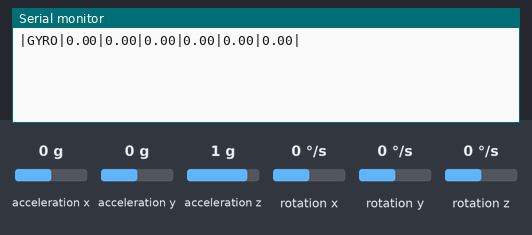
Recording of a sketch running on a simulated Arduino Uno, built with avr-gcc and run on an emulated ATmega328P. Parts: the last lines printed to the serial monitor. The inputs (shaded band) are chosen by the test bench; at power-on: rotation x 0 °/s, rotation y 0 °/s, rotation z 0 °/s, acceleration x 0 g, acceleration y 0 g, acceleration z 1 g.

Above: at 1.2 s.
1.3 s: rotation x set to -192 °/s
At 2.6 s:
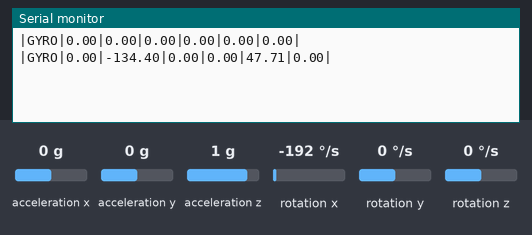
2.8 s: rotation y set to -192 °/s
At 3.8 s:
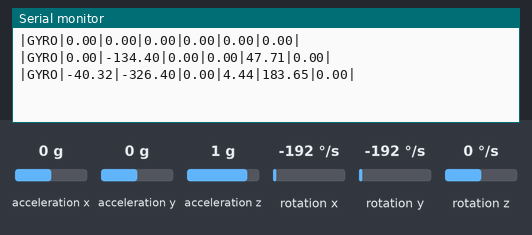
4.3 s: rotation z set to -192 °/s
At 5.8 s:
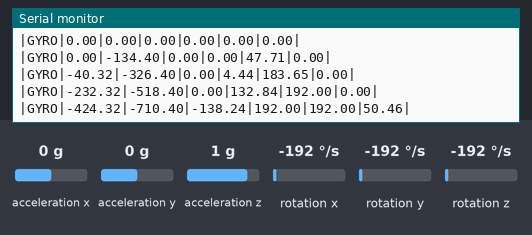
Timing chart, 0 to 7.3 s (numbered marks = the images above; inputs shaded):
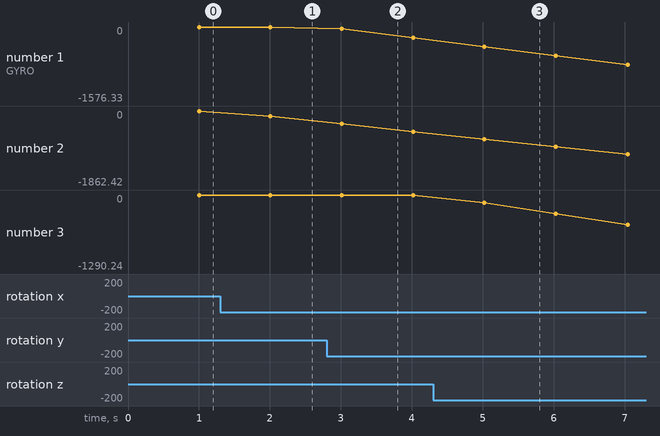

Measured:
- after the input at 1.3 s, the serial monitor: prints a new line after 0.71 s (image 1)
- after the input at 2.8 s, the serial monitor: prints a new line after 0.21 s (image 2)
- after the input at 4.3 s, the serial monitor: prints a new line after 0.72 s (image 3)
- plotted number 1: 0 → -232.32 after the input at 2.8 s
- plotted number 2: 0 → -134.4 after the input at 1.3 s
- plotted number 3: 0 → -1290.24 after the input at 4.3 s

The sketch:

GYRO.ino
```cpp
/*
    MPU6050 Triple Axis Gyroscope & Accelerometer. Pitch & Roll & Yaw Gyroscope Example.
    Read more: http://www.jarzebski.pl/arduino/czujniki-i-sensory/3-osiowy-zyroskop-i-akcelerometr-mpu6050.html
    GIT: https://github.com/jarzebski/Arduino-MPU6050
    Web: http://www.jarzebski.pl
    (c) 2014 by Korneliusz Jarzebski
*/

#include <Wire.h>
#include <MPU6050.h>

MPU6050 mpu;

// Timers
unsigned long timer = 0;
float timeStep = 0.01;

// Pitch, Roll and Yaw values
float pitch = 0;
float roll = 0;
float yaw = 0;

float pitch_base = 0;
float roll_base = 0;
float yaw_base = 0;

float pitch_delta = 0;
float roll_delta = 0;
float yaw_delta = 0;

float pitch_average_delta = 0;
float roll_average_delta = 0;
float yaw_average_delta = 0;

float pitch_sum = 0;
float roll_sum = 0;
float yaw_sum = 0;

float final_pitch = 0;
float final_roll = 0;
float final_yaw = 0;

int iteration_count = 0;

void setup()
{
  Serial.begin(115200);

  // Initialize MPU6050
  while(!mpu.begin(MPU6050_SCALE_2000DPS, MPU6050_RANGE_2G))
  {
    Serial.println("Could not find a valid MPU6050 sensor, check wiring!");
    delay(500);
  }

  // Calibrate gyroscope. The calibration must be at rest.
  // If you don't want calibrate, comment this line.
  mpu.calibrateGyro();

  // Set threshold sensivty. Default 3.
  // If you don't want use threshold, comment this line or set 0.
  mpu.setThreshold(3);
}

void loop()
{
  for (int i = 0; i <= 99; i++){
    timer = millis();

    // Read normalized values
    Vector norm = mpu.readNormalizeGyro();

    // Calculate Pitch, Roll and Yaw
    pitch = pitch + norm.YAxis * timeStep;
    roll = roll + norm.XAxis * timeStep;
    yaw = yaw + norm.ZAxis * timeStep;

    if (iteration_count == 0){
      pitch_base = pitch;
      roll_base = roll;
      yaw_base = yaw;
    }
    pitch_delta = pitch_base - pitch;
    roll_delta = roll_base - roll;
    yaw_delta = yaw_base - yaw;

    pitch_sum += pitch_delta;
    roll_sum += roll_delta;
    yaw_sum += yaw_delta;

    if (i == 99){
      final_pitch = pitch;
      final_roll = roll;
      final_yaw = yaw;
    }

    // Wait to full timeStep period
    delay((timeStep*1000) - (millis() - timer));
  }

  pitch_average_delta = pitch_sum/100;
  roll_average_delta = roll_sum/100;
  yaw_average_delta = yaw_sum/100;

  pitch_base -= pitch_average_delta;
  roll_base -= roll_average_delta;
  yaw_base -= yaw_average_delta;

  pitch_sum = 0;
  roll_sum = 0;
  yaw_sum = 0;

  iteration_count += 1;

  Serial.print("|");
  Serial.print("GYRO");
  Serial.print("|");
  Serial.print(final_pitch);
  Serial.print("|");
  Serial.print(final_roll);
  Serial.print("|");
  Serial.print(final_yaw);
  Serial.print("|");
  Serial.print(pitch_average_delta);
  Serial.print("|");
  Serial.print(roll_average_delta);
  Serial.print("|");
  Serial.print(yaw_average_delta);
  Serial.println("|");

}
```
